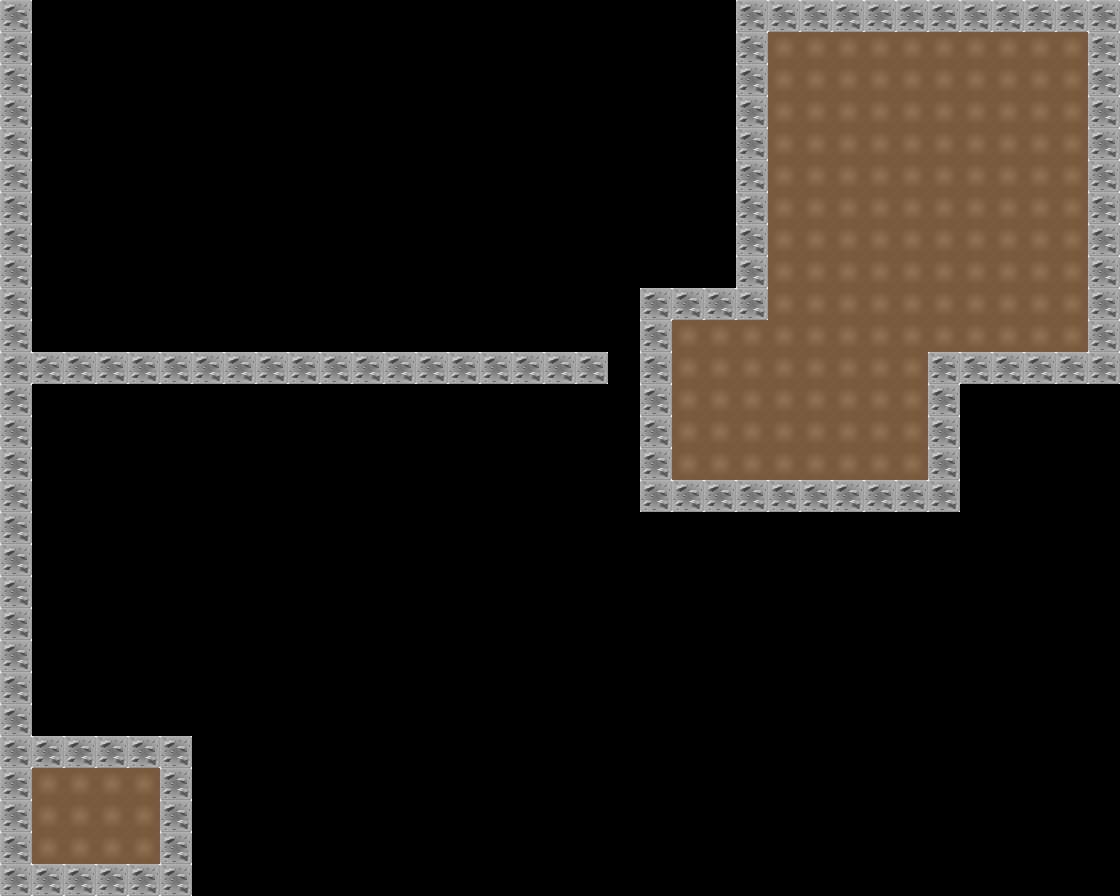

Below is a game level as drawn by its tile map, then a one-line description and the .tmx file that defines it, in full:
An orthogonal 35x28 tile map with 32x32 px tiles, 1 tile layer (Kachelebene 1), 2 tilesets.

<map version="1.0" tiledversion="2018.07.13" orientation="orthogonal" renderorder="right-down" width="35" height="28" tilewidth="32" tileheight="32" infinite="0" nextlayerid="2" nextobjectid="1">
 <tileset firstgid="1" name="rocky01" tilewidth="32" tileheight="32" tilecount="1" columns="1">
  <image source="rocky01.png" width="32" height="32" />
  <tile id="0">
   <properties>
    <property name="Wand" value="" />
   </properties>
  </tile>
 </tileset>
 <tileset firstgid="2" name="Boden" tilewidth="32" tileheight="32" tilecount="1" columns="1">
  <image source="Boden.png" width="32" height="32" />
 </tileset>
 <layer id="1" name="Kachelebene 1" width="35" height="28">
  <data encoding="csv">
1,0,0,0,0,0,0,0,0,0,0,0,0,0,0,0,0,0,0,0,0,0,0,1,1,1,1,1,1,1,1,1,1,1,1,
1,0,0,0,0,0,0,0,0,0,0,0,0,0,0,0,0,0,0,0,0,0,0,1,2,2,2,2,2,2,2,2,2,2,1,
1,0,0,0,0,0,0,0,0,0,0,0,0,0,0,0,0,0,0,0,0,0,0,1,2,2,2,2,2,2,2,2,2,2,1,
1,0,0,0,0,0,0,0,0,0,0,0,0,0,0,0,0,0,0,0,0,0,0,1,2,2,2,2,2,2,2,2,2,2,1,
1,0,0,0,0,0,0,0,0,0,0,0,0,0,0,0,0,0,0,0,0,0,0,1,2,2,2,2,2,2,2,2,2,2,1,
1,0,0,0,0,0,0,0,0,0,0,0,0,0,0,0,0,0,0,0,0,0,0,1,2,2,2,2,2,2,2,2,2,2,1,
1,0,0,0,0,0,0,0,0,0,0,0,0,0,0,0,0,0,0,0,0,0,0,1,2,2,2,2,2,2,2,2,2,2,1,
1,0,0,0,0,0,0,0,0,0,0,0,0,0,0,0,0,0,0,0,0,0,0,1,2,2,2,2,2,2,2,2,2,2,1,
1,0,0,0,0,0,0,0,0,0,0,0,0,0,0,0,0,0,0,0,0,0,0,1,2,2,2,2,2,2,2,2,2,2,1,
1,0,0,0,0,0,0,0,0,0,0,0,0,0,0,0,0,0,0,0,1,1,1,1,2,2,2,2,2,2,2,2,2,2,1,
1,0,0,0,0,0,0,0,0,0,0,0,0,0,0,0,0,0,0,0,1,2,2,2,2,2,2,2,2,2,2,2,2,2,1,
1,1,1,1,1,1,1,1,1,1,1,1,1,1,1,1,1,1,1,0,1,2,2,2,2,2,2,2,2,1,1,1,1,1,1,
1,0,0,0,0,0,0,0,0,0,0,0,0,0,0,0,0,0,0,0,1,2,2,2,2,2,2,2,2,1,0,0,0,0,0,
1,0,0,0,0,0,0,0,0,0,0,0,0,0,0,0,0,0,0,0,1,2,2,2,2,2,2,2,2,1,0,0,0,0,0,
1,0,0,0,0,0,0,0,0,0,0,0,0,0,0,0,0,0,0,0,1,2,2,2,2,2,2,2,2,1,0,0,0,0,0,
1,0,0,0,0,0,0,0,0,0,0,0,0,0,0,0,0,0,0,0,1,1,1,1,1,1,1,1,1,1,0,0,0,0,0,
1,0,0,0,0,0,0,0,0,0,0,0,0,0,0,0,0,0,0,0,0,0,0,0,0,0,0,0,0,0,0,0,0,0,0,
1,0,0,0,0,0,0,0,0,0,0,0,0,0,0,0,0,0,0,0,0,0,0,0,0,0,0,0,0,0,0,0,0,0,0,
1,0,0,0,0,0,0,0,0,0,0,0,0,0,0,0,0,0,0,0,0,0,0,0,0,0,0,0,0,0,0,0,0,0,0,
1,0,0,0,0,0,0,0,0,0,0,0,0,0,0,0,0,0,0,0,0,0,0,0,0,0,0,0,0,0,0,0,0,0,0,
1,0,0,0,0,0,0,0,0,0,0,0,0,0,0,0,0,0,0,0,0,0,0,0,0,0,0,0,0,0,0,0,0,0,0,
1,0,0,0,0,0,0,0,0,0,0,0,0,0,0,0,0,0,0,0,0,0,0,0,0,0,0,0,0,0,0,0,0,0,0,
1,0,0,0,0,0,0,0,0,0,0,0,0,0,0,0,0,0,0,0,0,0,0,0,0,0,0,0,0,0,0,0,0,0,0,
1,1,1,1,1,1,0,0,0,0,0,0,0,0,0,0,0,0,0,0,0,0,0,0,0,0,0,0,0,0,0,0,0,0,0,
1,2,2,2,2,1,0,0,0,0,0,0,0,0,0,0,0,0,0,0,0,0,0,0,0,0,0,0,0,0,0,0,0,0,0,
1,2,2,2,2,1,0,0,0,0,0,0,0,0,0,0,0,0,0,0,0,0,0,0,0,0,0,0,0,0,0,0,0,0,0,
1,2,2,2,2,1,0,0,0,0,0,0,0,0,0,0,0,0,0,0,0,0,0,0,0,0,0,0,0,0,0,0,0,0,0,
1,1,1,1,1,1,0,0,0,0,0,0,0,0,0,0,0,0,0,0,0,0,0,0,0,0,0,0,0,0,0,0,0,0,0
</data>
 </layer>
</map>
